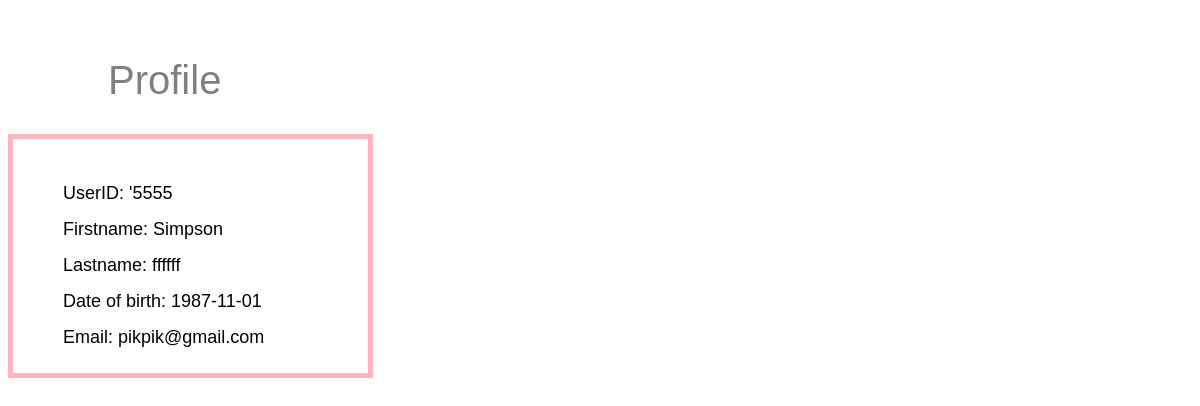
The page /profile.php (signed in) on the database its author committed.
### tables this page shows
CREATE TABLE `users` (
  `userID` varchar(11) NOT NULL,
  `password` varchar(11) NOT NULL,
  `fName` varchar(64) NOT NULL,
  `lName` varchar(64) NOT NULL,
  `DOB` date NOT NULL,
  `email` varchar(64) NOT NULL
);

### profile.php (the view, shortened to what this page needs)
<!DOCTYPE html>
<html>
<head>
</head>
<body>
<?php
$con=mysqli_connect("localhost","root","","shop");
if (mysqli_connect_errno())
	{
	echo "Failed to connect to MySQL: " . mysqli_connect_error(); }
elseif(isset($_SESSION["uid"]))
{
	$uid = $_SESSION["uid"];
	$sql="SELECT * FROM users WHERE userID = '$uid' LIMIT 1";
	$res = mysqli_query($con,$sql);
	if(!$res)
	{
		die('Error: ' . mysqli_error($con));
	}
	else
	{
		echo '<br><br><div class="pro"> Profile </div>';
		echo '<br><div class="box">';
		while($row = mysqli_fetch_array($res))
		{
			echo '<div class="txt">';
			echo '<br>UserID: '.$row['userID'].'<br>';
			echo 'Firstname: '.$row['fName'].'<br>';
			echo 'Lastname: '.$row['lName'].'<br>';
			echo 'Date of birth: '.$row['DOB'].'<br>';
			echo 'Email: '.$row['email'];
			echo '</div><br>';
		}
		echo "</div>";
	}
}
 ?>
</body>
</html>

### profile.php (style rules this page uses)
.box { width: 30%; border: 5px solid lightpink; }
.txt { color: black; text-decoration: none; font-family: Arial, Helvetica, sans-serif; font-size: 18px; margin-left:50px; margin-right:50px; line-height: 2.0; text-indent: 50px; }
.pro { color: grey; font-family: Arial, Helvetica, sans-serif; font-size: 40px; margin-left:50px; margin-right:50px; line-height: 1.8; text-indent: 50px; }

### rows shown on the page
users: userID "'5555", fName "Simpson", lName "ffffff", DOB "1987-11-01", email "pikpik@gmail.com"
